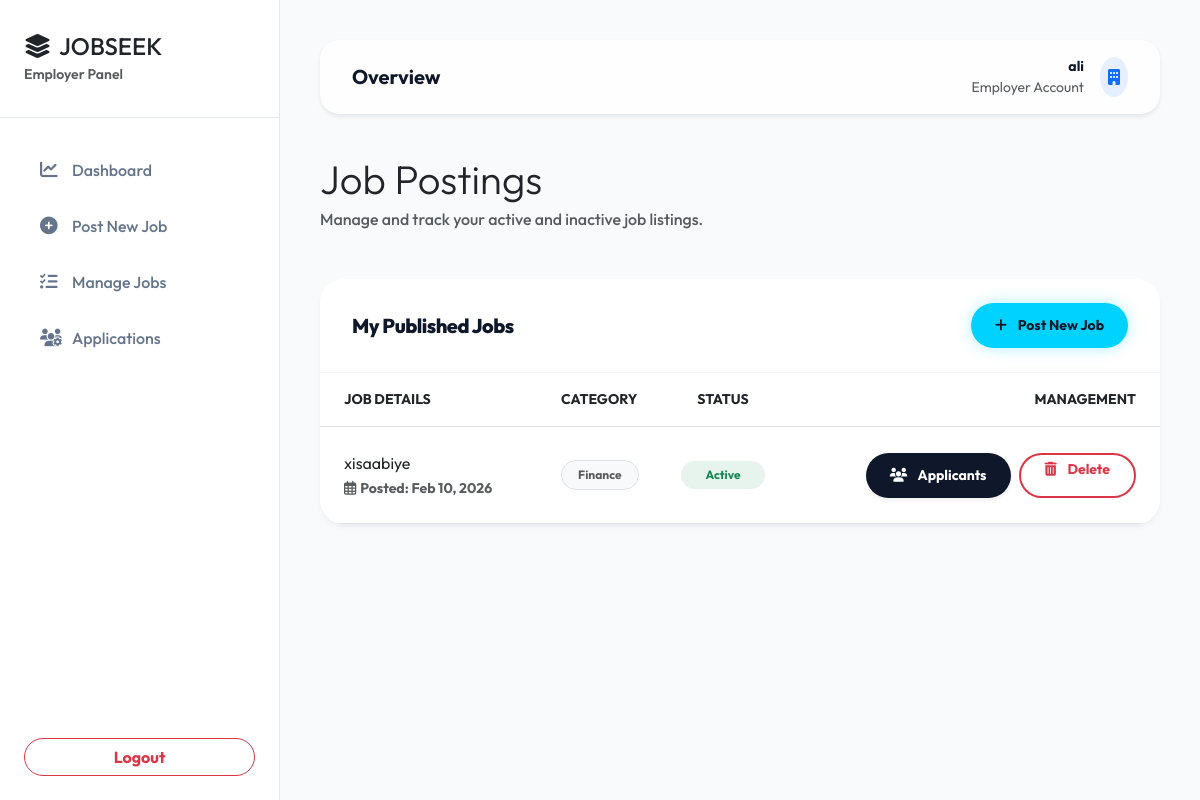
The app's page /employer/manage_jobs.php (signed in) with its own data.
### tables this page shows
CREATE TABLE `jobs` (
  `id` int(11) NOT NULL,
  `employer_id` int(11) NOT NULL,
  `title` varchar(255) NOT NULL,
  `description` text NOT NULL,
  `category` varchar(100) DEFAULT NULL,
  `job_type` enum('Full-time','Part-time','Contract','Freelance') DEFAULT 'Full-time',
  `salary` varchar(50) DEFAULT NULL,
  `location` varchar(100) DEFAULT NULL,
  `status` enum('active','closed') DEFAULT 'active',
  `created_at` timestamp NOT NULL DEFAULT current_timestamp(),
  `deadline` datetime DEFAULT NULL
);

### employer/manage_jobs.php (the view, shortened to what this page needs)
<?php
require_once '../includes/db.php';
include 'employer_layout_top.php';
$stmt = $pdo->prepare("SELECT * FROM jobs WHERE employer_id = ? ORDER BY created_at DESC");
$stmt->execute([$_SESSION['user_id']]);
$jobs = $stmt->fetchAll();
?>
<div class="animate-up">
    <div class="mb-5">
        <h2 class="fw-800 text-dark display-6 mb-1">Job Postings</h2>
        <p class="text-muted fw-medium">Manage and track your active and inactive job listings.</p>
    </div>
    <div class="row">
        <div class="col-lg-12">
            <div class="card premium-card border-0">
                <div class="card-header-premium d-flex justify-content-between align-items-center">
                    <h5 class="fw-800 mb-0">My Published Jobs</h5>
                    <a href="post_job.php" class="btn btn-premium btn-glow btn-sm rounded-pill px-4 fw-800"><i class="fas fa-plus me-2"></i> Post New Job</a>
                </div>
                <div class="card-body p-0">
                    <div class="table-responsive">
                        <table class="table table-hover mb-0 align-middle">
                            <thead class="bg-light bg-opacity-50 text-muted small text-uppercase fw-800 tracking-wider">
                                <tr>
                                    <th class="px-4 py-3">Job Details</th>
                                    <th class="py-3">Category</th>
                                    <th class="py-3 text-center">Status</th>
                                    <th class="text-end px-4 py-3">Management</th>
                                </tr>
                            </thead>
                            <tbody class="border-top-0">
                                <?php if ($jobs): ?>
                                    <?php foreach ($jobs as $job): ?>
                                    <tr>
                                        <td class="px-4 py-4">
                                            <span class="fw-800 d-block text-dark fs-6"><?php echo htmlspecialchars($job['title']); ?></span>
                                            <span class="small text-muted fw-bold"><i class="far fa-calendar-alt me-1 text-accent"></i>Posted: <?php echo date('M d, Y', strtotime($job['created_at'])); ?></span>
                                        </td>
                                        <td class="py-4">
                                            <span class="badge bg-light text-muted border px-3 py-2 rounded-pill fw-bold">
                                                <?php echo htmlspecialchars($job['category']); ?>
                                            </span>
                                        </td>
                                        <td class="py-4 text-center">
                                            <span class="badge rounded-pill px-4 py-2 fw-800 <?php echo $job['status'] == 'active' ? 'bg-success bg-opacity-10 text-success' : 'bg-danger bg-opacity-10 text-danger'; ?>">
                                                <?php echo ucfirst($job['status']); ?>
                                            </span>
                                        </td>
                                        <td class="text-end px-4 py-4">
                                            <div class="d-flex justify-content-end gap-2">
                                                <a href="view_applications.php?job_id=<?php echo $job['id']; ?>" class="btn btn-premium btn-sm rounded-pill px-4 fw-bold shadow-sm">
                                                    <i class="fas fa-users me-2"></i> Applicants
                                                </a>
                                                <a href="?delete=<?php echo $job['id']; ?>" class="btn btn-outline-danger btn-sm rounded-pill px-4 fw-bold border-2" onclick="return confirm('Are you sure you want to delete this job?')">
                                                    <i class="fas fa-trash-alt me-2"></i> Delete
                                                </a>
                                            </div>
                                        </td>
                                    </tr>
                                    <?php endforeach; ?>
                                <?php endif; ?>
                            </tbody>
                        </table>
                    </div>
                </div>
            </div>
        </div>
    </div>
</div>
</div>
<?php include 'employer_layout_bottom.php'; ?>

### employer/employer_layout_top.php (style rules this page uses)
:root { --primary: #0f172a; --primary-dark: #020617; --accent: #00d2ff; --accent-glow: rgba(0, 210, 255, 0.3); --premium-gradient: linear-gradient(135deg, #0f172a 0%, #1e293b 100%); --sidebar-bg: #ffffff; --main-bg: #f8fafc; --border-color: #e2e8f0; --card-shadow: 0 10px 25px -5px rgba(0, 0, 0, 0.05), 0 8px 10px -6px rgba(0, 0, 0, 0.05); }
body { font-family: 'Outfit', sans-serif; background-color: var(--main-bg); color: var(--primary); overflow-x: hidden; }
.premium-card { background: #ffffff; border: 1px solid rgba(15, 23, 42, 0.08); border-radius: 1.5rem; box-shadow: 0 4px 6px -1px rgba(0, 0, 0, 0.05), 0 2px 4px -1px rgba(0, 0, 0, 0.03); transition: all 0.4s cubic-bezier(0.165, 0.84, 0.44, 1); position: relative; overflow: hidden; }
.premium-card::before { content: ''; position: absolute; top: 0; left: 0; width: 100%; height: 4px; background: var(--accent); opacity: 0; transition: opacity 0.3s ease; }
.card-header-premium { background: transparent !important; border-bottom: 1px solid rgba(15, 23, 42, 0.05) !important; padding: 1.5rem 2rem !important; }
.card-header-premium h5 { font-weight: 800; margin-bottom: 0; color: var(--primary); letter-spacing: -0.5px; }
.btn-premium { background: var(--primary); color: white !important; border-radius: 0.75rem; padding: 0.75rem 1.5rem; font-weight: 700; border: none; transition: all 0.3s ease; box-shadow: 0 4px 6px -1px rgba(15, 23, 42, 0.1); }
.btn-glow { background: var(--accent) !important; color: var(--primary) !important; box-shadow: 0 0 15px var(--accent-glow); }
.animate-up { animation: fadeInUp 0.5s forwards; }

### records on screen
jobs: title "xisaabiye", created_at "Feb 10, 2026", category "Finance", status "Active"

### other values on screen
$_SESSION['username'] "ali"
